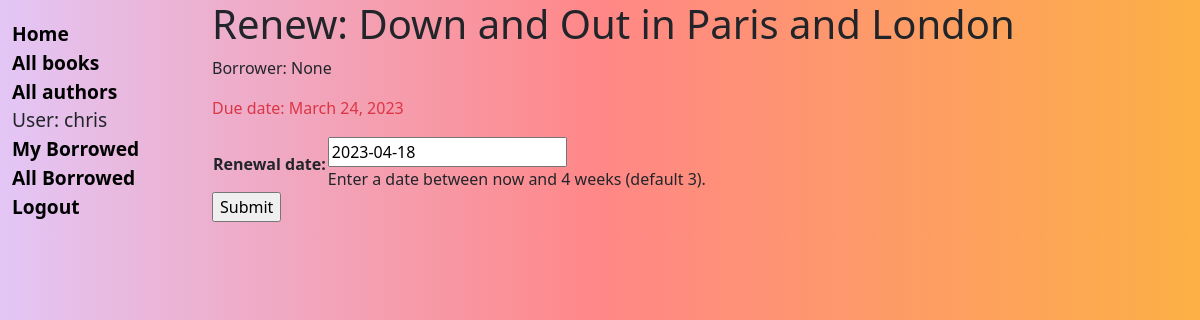
The page /catalog/book/5899d47b-1251-4ab3-b66d-8b60cabdb426/renew/ (signed in) on the database as committed earlier.
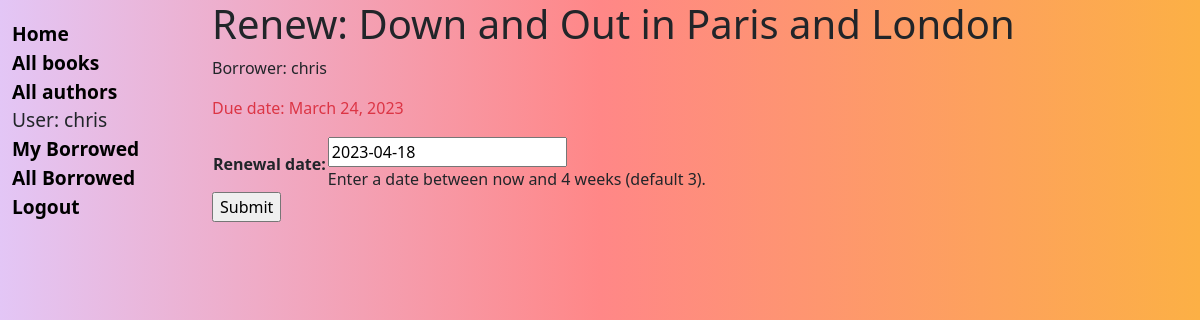
The same page on the database as committed later.
### catalog/models.py (models this page shows, shortened)
class BookInstance(models.Model):
    id = models.UUIDField(
        primary_key=True,
        default=uuid.uuid4,
        help_text="Unique ID for this particular book across whole library",
    )
    book = models.ForeignKey("Book", on_delete=models.RESTRICT, null=True)
    imprint = models.CharField(max_length=200)
    due_back = models.DateField(null=True, blank=True)
    LOAN_STATUS = (
        ("m", "Maintenance"),
        ("o", "On loan"),
        ("a", "Available"),
        ("r", "Reserved"),
    )
    status = models.CharField(
        max_length=1,
        choices=LOAN_STATUS,
        blank=True,
        default="m",
        help_text="Book availability",
    )
    borrower = models.ForeignKey(
        User, on_delete=models.SET_NULL, null=True, blank=True
    )  # add borrower with a foreign key to the User model
    @property
    def is_overdue(self):
        return bool(self.due_back and date.today() > self.due_back)
    class Meta:
        ordering = ["due_back"]
        permissions = (("can_mark_returned", "Set book as returned"),)

### catalog/views.py (the view)
@login_required
@permission_required("catalog.can_mark_returned", raise_exception=True)
def renew_book_librarian(request, pk):
    book_instance = get_object_or_404(BookInstance, pk=pk)
    if request.method == "POST":
        form = RenewBookForm(request.POST)
        if form.is_valid():
            book_instance.due_back = form.cleaned_data["renewal_date"]
            book_instance.save()
            return HttpResponseRedirect(reverse("catalog:all-borrowed"))
    else:
        proposed_renewal_date = datetime.date.today() + datetime.timedelta(weeks=3)
        form = RenewBookForm(initial={"renewal_date": proposed_renewal_date})
    context = {
        "form": form,
        "book_instance": book_instance,
    }
    return render(request, "catalog/book_renew_librarian.html", context)

### catalog/forms.py (shortened to what this page needs)
class RenewBookForm(forms.Form):
    renewal_date = forms.DateField(
        help_text="Enter a date between now and 4 weeks (default 3)."
    )

### catalog/templates/catalog/book_renew_librarian.html (shortened to what this page needs)
{% extends "base_generic.html" %}
{% block content %}
<h1>Renew: {{ book_instance.book.title }}</h1>
<p>Borrower: {{ book_instance.borrower }}</p>
<p {% if book_instance.is_overdue %} class="text-danger" {% endif %}>Due date: {{ book_instance.due_back }}</p>
<form action="" method="post">
    <table>
        {{ form.as_table }}
    </table>
    <input type="submit" value="Submit">
</form>
{% endblock %}

Rows that differ between the two databases and show on the page:
changed BookInstance: borrower "None" → "chris"
